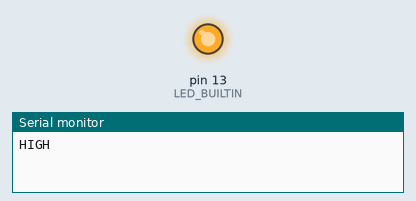
A program run on a simulated Arduino Uno, built with avr-gcc and run on an emulated ATmega328P. Shown: output pins drawn as LEDs (lit = HIGH), the last lines printed to the serial monitor.

Above: at 2.0 s.
At 6.0 s:
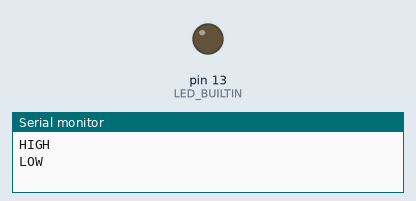
Timing chart, 0 to 10.4 s (numbered marks = the images above):
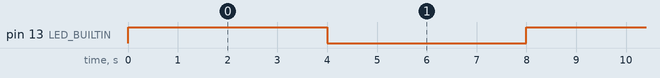

The program:

main.cpp
```cpp
/*
    C++ blink with some enhancements
    some LEDs on different boards are oppisite... HIGH = off
*/

#include <Arduino.h>

#define DELAY_MS 4000

void setup()
{
    pinMode(LED_BUILTIN, OUTPUT);
    Serial.begin(9600);
}


void loop()
{
    digitalWrite(LED_BUILTIN, HIGH);    // turn LED on
    Serial.println("HIGH");             // display "HIGH"
    delay(DELAY_MS);                    // wait

    digitalWrite(LED_BUILTIN, LOW);     // turn LED off
    Serial.println("LOW");              // display "LOW"
    delay(DELAY_MS);                    // wait
}

////////~~~~~~~~END>  main.cpp
```

Measured:
- by itself, pin 13 (LED_BUILTIN): alternates HIGH for 4.0 s and LOW for 4.0 s
